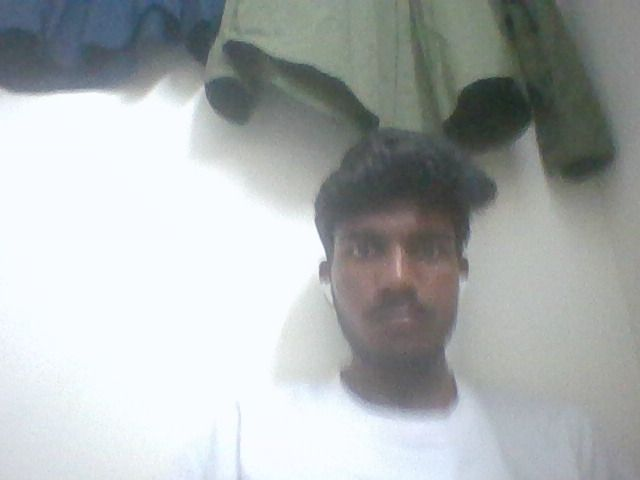
#> input picture dataset/69b8245c81e168c38fd947ab/1.jpg, 640 x 480 px, given in place of the camera
$ python capture.py ../dataset/69b8245c81e168c38fd947ab/1.jpg
#> lines starting #> are read from the running program, lines starting #| are printed output that depends on the picture; after the words box and inside, x2 and y2 are one past the last pixel; in counts of white or black regions, pixels touching at a corner belong together
"""
capture.py
----------
Captures 30 face images for a student and saves them to the dataset folder.
Usage: python capture.py <student_id>
"""

import cv2
import os
import sys

def capture_dataset(student_id):
    dataset_dir = os.path.join(os.path.dirname(os.path.dirname(__file__)), 'dataset')
    student_dir = os.path.join(dataset_dir, str(student_id))
    os.makedirs(student_dir, exist_ok=True)

    face_cascade = cv2.CascadeClassifier(
        cv2.data.haarcascades + 'haarcascade_frontalface_default.xml'
    )

    cap = cv2.VideoCapture(0)
    if not cap.isOpened():
        print("ERROR: Cannot open webcam")
        sys.exit(1)

    count = 0
    total = 30
    print(f"[INFO] Starting capture for student ID: {student_id}")
    print("[INFO] Press 'q' to quit early.")

    while count < total:
        ret, frame = cap.read()
#> frame is the input picture: shape (480, 640, 3); mean B, G, R 176.6, 176.5, 171.7
        if not ret:
            print("ERROR: Failed to read frame.")
            break

        gray = cv2.cvtColor(frame, cv2.COLOR_BGR2GRAY)
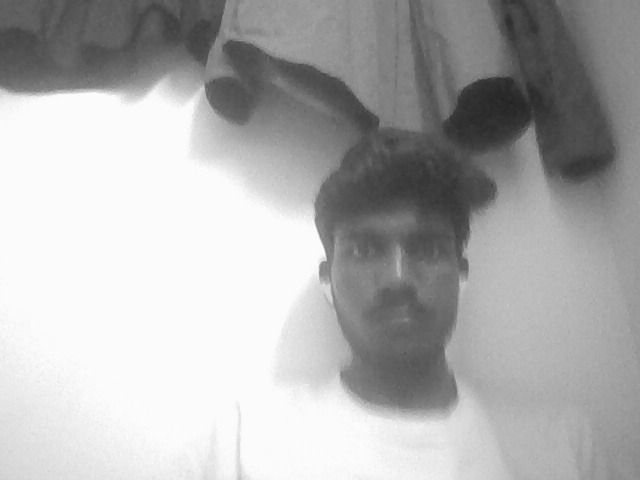
#> gray: shape (480, 640); min 33, max 254, mean 175.1
        faces = face_cascade.detectMultiScale(gray, scaleFactor=1.3, minNeighbors=5)
#> faces = [[318, 185, 163, 163]]

        for (x, y, w, h) in faces:
            count += 1
            face_img = gray[y:y+h, x:x+w]
            face_img = cv2.resize(face_img, (200, 200))
            filename = os.path.join(student_dir, f"{count}.jpg")
            cv2.imwrite(filename, face_img)
            cv2.rectangle(frame, (x, y), (x+w, y+h), (0, 255, 0), 2)
            cv2.putText(frame, f"Captured: {count}/{total}", (10, 30),
                        cv2.FONT_HERSHEY_SIMPLEX, 0.8, (0, 255, 0), 2)
#> this loop made 1 pass
#> (x, y, w, h, count) on pass 1: (318, 185, 163, 163, 1)
#> pass 1, in capture_dataset, `face_img = gray[y:y+h, x:x+w]`:
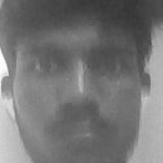
#> face_img: shape (163, 163); min 52, max 254, mean 116.3
#> after the loop:
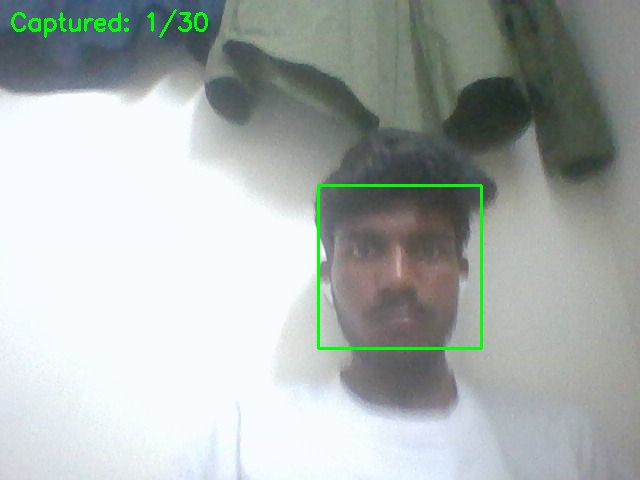
#> frame: shape (480, 640, 3); 1.05% of pixels changed, all inside (x1, y1, x2, y2) = (11, 9, 483, 350)
#> after the loop, count = 1

        cv2.imshow(f"Capturing - Student {student_id}", frame)
        if cv2.waitKey(1) & 0xFF == ord('q'):
#> (key q is pressed here)
            break

    cap.release()
    cv2.destroyAllWindows()
    print(f"[DONE] Captured {count} images for student {student_id} in '{student_dir}'")
#| [DONE] Captured 1 images for student ../dataset/69b8245c81e168c38fd947ab/1.jpg in 'dataset/../dataset/69b8245c81e168c38fd947ab/1.jpg'

if __name__ == '__main__':
    if len(sys.argv) < 2:
        print("Usage: python capture.py <student_id>")
        sys.exit(1)
    capture_dataset(sys.argv[1])
